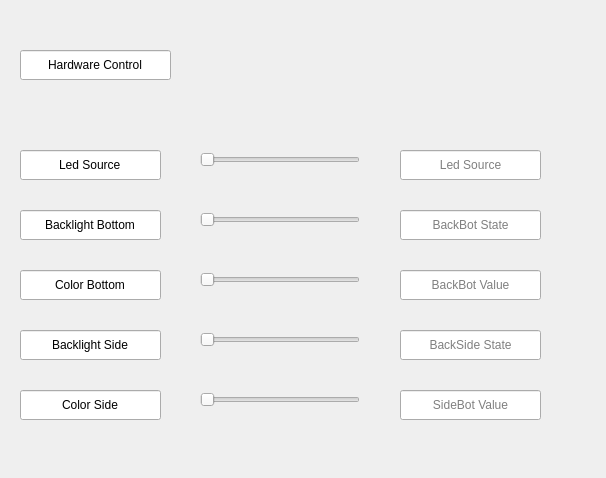
<?xml version="1.0" encoding="UTF-8"?>
<ui version="4.0">
 <class>Widget</class>
 <widget class="QWidget" name="Widget">
  <property name="geometry">
   <rect>
    <x>0</x>
    <y>0</y>
    <width>606</width>
    <height>478</height>
   </rect>
  </property>
  <property name="windowTitle">
   <string>Widget</string>
  </property>
  <widget class="QSlider" name="ledSourceSlider">
   <property name="geometry">
    <rect>
     <x>200</x>
     <y>150</y>
     <width>160</width>
     <height>20</height>
    </rect>
   </property>
   <property name="maximum">
    <number>1</number>
   </property>
   <property name="orientation">
    <enum>Qt::Horizontal</enum>
   </property>
  </widget>
  <widget class="QLineEdit" name="lineEdit">
   <property name="geometry">
    <rect>
     <x>20</x>
     <y>50</y>
     <width>151</width>
     <height>30</height>
    </rect>
   </property>
   <property name="text">
    <string>Hardware Control</string>
   </property>
   <property name="alignment">
    <set>Qt::AlignCenter</set>
   </property>
   <property name="readOnly">
    <bool>true</bool>
   </property>
  </widget>
  <widget class="QLineEdit" name="lineEdit_2">
   <property name="geometry">
    <rect>
     <x>20</x>
     <y>150</y>
     <width>141</width>
     <height>30</height>
    </rect>
   </property>
   <property name="text">
    <string>Led Source</string>
   </property>
   <property name="alignment">
    <set>Qt::AlignCenter</set>
   </property>
  </widget>
  <widget class="QLineEdit" name="lineEdit_3">
   <property name="geometry">
    <rect>
     <x>20</x>
     <y>210</y>
     <width>141</width>
     <height>30</height>
    </rect>
   </property>
   <property name="text">
    <string>Backlight Bottom</string>
   </property>
   <property name="alignment">
    <set>Qt::AlignCenter</set>
   </property>
  </widget>
  <widget class="QLineEdit" name="lineEdit_4">
   <property name="geometry">
    <rect>
     <x>20</x>
     <y>270</y>
     <width>141</width>
     <height>30</height>
    </rect>
   </property>
   <property name="text">
    <string>Color Bottom</string>
   </property>
   <property name="alignment">
    <set>Qt::AlignCenter</set>
   </property>
  </widget>
  <widget class="QLineEdit" name="lineEdit_5">
   <property name="geometry">
    <rect>
     <x>20</x>
     <y>330</y>
     <width>141</width>
     <height>30</height>
    </rect>
   </property>
   <property name="text">
    <string>Backlight Side</string>
   </property>
   <property name="alignment">
    <set>Qt::AlignCenter</set>
   </property>
  </widget>
  <widget class="QLineEdit" name="lineEdit_6">
   <property name="geometry">
    <rect>
     <x>20</x>
     <y>390</y>
     <width>141</width>
     <height>30</height>
    </rect>
   </property>
   <property name="text">
    <string>Color Side</string>
   </property>
   <property name="alignment">
    <set>Qt::AlignCenter</set>
   </property>
  </widget>
  <widget class="QSlider" name="backBotSlider">
   <property name="geometry">
    <rect>
     <x>200</x>
     <y>210</y>
     <width>160</width>
     <height>20</height>
    </rect>
   </property>
   <property name="maximum">
    <number>1</number>
   </property>
   <property name="orientation">
    <enum>Qt::Horizontal</enum>
   </property>
  </widget>
  <widget class="QSlider" name="colBotSlider">
   <property name="geometry">
    <rect>
     <x>200</x>
     <y>270</y>
     <width>160</width>
     <height>20</height>
    </rect>
   </property>
   <property name="maximum">
    <number>255</number>
   </property>
   <property name="orientation">
    <enum>Qt::Horizontal</enum>
   </property>
  </widget>
  <widget class="QSlider" name="backSideSlider">
   <property name="geometry">
    <rect>
     <x>200</x>
     <y>330</y>
     <width>160</width>
     <height>20</height>
    </rect>
   </property>
   <property name="maximum">
    <number>1</number>
   </property>
   <property name="orientation">
    <enum>Qt::Horizontal</enum>
   </property>
  </widget>
  <widget class="QSlider" name="colSideSlider">
   <property name="geometry">
    <rect>
     <x>200</x>
     <y>390</y>
     <width>160</width>
     <height>20</height>
    </rect>
   </property>
   <property name="maximum">
    <number>255</number>
   </property>
   <property name="orientation">
    <enum>Qt::Horizontal</enum>
   </property>
  </widget>
  <widget class="QLineEdit" name="ledState">
   <property name="geometry">
    <rect>
     <x>400</x>
     <y>150</y>
     <width>141</width>
     <height>30</height>
    </rect>
   </property>
   <property name="text">
    <string/>
   </property>
   <property name="alignment">
    <set>Qt::AlignCenter</set>
   </property>
   <property name="placeholderText">
    <string>Led Source</string>
   </property>
  </widget>
  <widget class="QLineEdit" name="backBotState">
   <property name="geometry">
    <rect>
     <x>400</x>
     <y>210</y>
     <width>141</width>
     <height>30</height>
    </rect>
   </property>
   <property name="text">
    <string/>
   </property>
   <property name="alignment">
    <set>Qt::AlignCenter</set>
   </property>
   <property name="placeholderText">
    <string>BackBot State</string>
   </property>
  </widget>
  <widget class="QLineEdit" name="backBotValue">
   <property name="geometry">
    <rect>
     <x>400</x>
     <y>270</y>
     <width>141</width>
     <height>30</height>
    </rect>
   </property>
   <property name="text">
    <string/>
   </property>
   <property name="alignment">
    <set>Qt::AlignCenter</set>
   </property>
   <property name="placeholderText">
    <string>BackBot Value</string>
   </property>
  </widget>
  <widget class="QLineEdit" name="backSideState">
   <property name="geometry">
    <rect>
     <x>400</x>
     <y>330</y>
     <width>141</width>
     <height>30</height>
    </rect>
   </property>
   <property name="text">
    <string/>
   </property>
   <property name="alignment">
    <set>Qt::AlignCenter</set>
   </property>
   <property name="placeholderText">
    <string>BackSide State</string>
   </property>
  </widget>
  <widget class="QLineEdit" name="backSideValue">
   <property name="geometry">
    <rect>
     <x>400</x>
     <y>390</y>
     <width>141</width>
     <height>30</height>
    </rect>
   </property>
   <property name="text">
    <string/>
   </property>
   <property name="alignment">
    <set>Qt::AlignCenter</set>
   </property>
   <property name="placeholderText">
    <string>SideBot Value</string>
   </property>
  </widget>
 </widget>
 <resources/>
 <connections/>
</ui>
